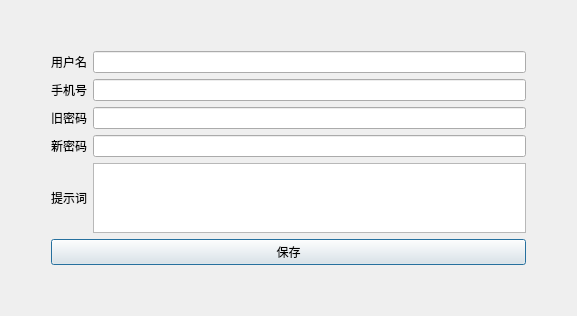
<?xml version="1.0" encoding="UTF-8"?>
<ui version="4.0">
 <class>Dialog</class>
 <widget class="QDialog" name="Dialog">
  <property name="geometry">
   <rect>
    <x>0</x>
    <y>0</y>
    <width>577</width>
    <height>307</height>
   </rect>
  </property>
  <property name="windowTitle">
   <string>修改账号</string>
  </property>
  <layout class="QGridLayout" name="gridLayout_2">
   <item row="1" column="1">
    <layout class="QGridLayout" name="gridLayout">
     <item row="4" column="0">
      <widget class="QLabel" name="label_4">
       <property name="text">
        <string>提示词</string>
       </property>
       <property name="alignment">
        <set>Qt::AlignmentFlag::AlignCenter</set>
       </property>
      </widget>
     </item>
     <item row="2" column="1">
      <widget class="QLineEdit" name="old_password_lineEdit"/>
     </item>
     <item row="3" column="1">
      <widget class="QLineEdit" name="new_password_lineEdit"/>
     </item>
     <item row="4" column="1">
      <widget class="QTextEdit" name="tip_textEdit"/>
     </item>
     <item row="3" column="0">
      <widget class="QLabel" name="label_3">
       <property name="text">
        <string>新密码</string>
       </property>
       <property name="alignment">
        <set>Qt::AlignmentFlag::AlignCenter</set>
       </property>
      </widget>
     </item>
     <item row="2" column="0">
      <widget class="QLabel" name="label">
       <property name="text">
        <string>旧密码</string>
       </property>
       <property name="alignment">
        <set>Qt::AlignmentFlag::AlignCenter</set>
       </property>
      </widget>
     </item>
     <item row="0" column="0">
      <widget class="QLabel" name="label_2">
       <property name="text">
        <string>用户名</string>
       </property>
       <property name="alignment">
        <set>Qt::AlignmentFlag::AlignCenter</set>
       </property>
      </widget>
     </item>
     <item row="0" column="1">
      <widget class="QLineEdit" name="user_name_lineEdit"/>
     </item>
     <item row="1" column="0">
      <widget class="QLabel" name="label_5">
       <property name="text">
        <string>手机号</string>
       </property>
       <property name="alignment">
        <set>Qt::AlignmentFlag::AlignCenter</set>
       </property>
      </widget>
     </item>
     <item row="1" column="1">
      <widget class="QLineEdit" name="phone_number_lineEdit"/>
     </item>
    </layout>
   </item>
   <item row="0" column="1">
    <spacer name="verticalSpacer">
     <property name="orientation">
      <enum>Qt::Orientation::Vertical</enum>
     </property>
     <property name="sizeType">
      <enum>QSizePolicy::Policy::Fixed</enum>
     </property>
     <property name="sizeHint" stdset="0">
      <size>
       <width>20</width>
       <height>40</height>
      </size>
     </property>
    </spacer>
   </item>
   <item row="2" column="1">
    <widget class="QPushButton" name="user_save_btn">
     <property name="text">
      <string>保存</string>
     </property>
    </widget>
   </item>
   <item row="1" column="0">
    <spacer name="horizontalSpacer">
     <property name="orientation">
      <enum>Qt::Orientation::Horizontal</enum>
     </property>
     <property name="sizeType">
      <enum>QSizePolicy::Policy::Fixed</enum>
     </property>
     <property name="sizeHint" stdset="0">
      <size>
       <width>40</width>
       <height>20</height>
      </size>
     </property>
    </spacer>
   </item>
   <item row="1" column="2">
    <spacer name="horizontalSpacer_2">
     <property name="orientation">
      <enum>Qt::Orientation::Horizontal</enum>
     </property>
     <property name="sizeType">
      <enum>QSizePolicy::Policy::Fixed</enum>
     </property>
     <property name="sizeHint" stdset="0">
      <size>
       <width>40</width>
       <height>20</height>
      </size>
     </property>
    </spacer>
   </item>
   <item row="3" column="1">
    <spacer name="verticalSpacer_2">
     <property name="orientation">
      <enum>Qt::Orientation::Vertical</enum>
     </property>
     <property name="sizeType">
      <enum>QSizePolicy::Policy::Fixed</enum>
     </property>
     <property name="sizeHint" stdset="0">
      <size>
       <width>20</width>
       <height>40</height>
      </size>
     </property>
    </spacer>
   </item>
  </layout>
 </widget>
 <resources/>
 <connections/>
</ui>
